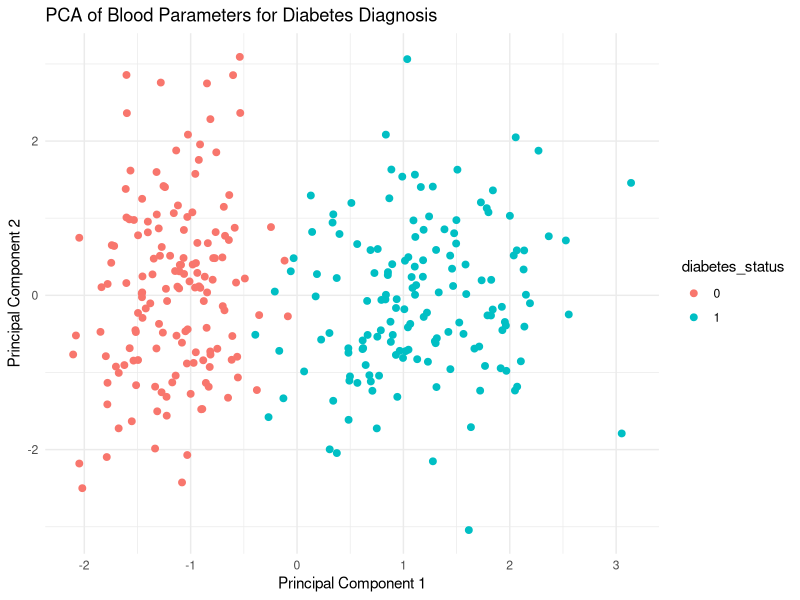

This figure's R source: (Note: this script raises an error after producing the figure.)

#####################
#### Simulating Data:
#####################

# Load necessary libraries
set.seed(123)  # For reproducibility

# Number of individuals
n <- 300

# Simulating blood parameters (Assume some parameters are strongly associated with diabetes)
glucose <- c(rnorm(n/2, mean = 90, sd = 10), rnorm(n/2, mean = 160, sd = 20))  # Lower for non-diabetic, higher for diabetic
insulin <- rnorm(n, mean = 15, sd = 5)     # Normally distributed insulin levels
BMI <- c(rnorm(n/2, mean = 22, sd = 3), rnorm(n/2, mean = 30, sd = 5))         # Lower for non-diabetic, higher for diabetic
age <- rnorm(n, mean = 50, sd = 10)        # Normally distributed age
cholesterol <- rnorm(n, mean = 200, sd = 30) # Normally distributed cholesterol levels


# Simulate diabetes status (1 = diabetes, 0 = no diabetes)
diabetes_status <- c(rep(0, n/2), rep(1, n/2))  # First half non-diabetic, second half diabetic


# Combine data into a dataframe
data <- data.frame(glucose, insulin, BMI, age, cholesterol, diabetes_status)

# Display first few rows of the data
head(data)

##################################
#### Diagnosing Diabetes Using PCA
##################################

# Perform PCA on the blood parameters (excluding the diabetes status)
pca_result <- prcomp(data[, 1:5], scale. = TRUE)  # Scaling the data

# Display summary of PCA results
summary(pca_result)

# Plot the PCA results
library(ggplot2)
pca_data <- as.data.frame(pca_result$x)
pca_data$diabetes_status <- as.factor(data$diabetes_status)

# Plotting the first two principal components
ggplot(pca_data, aes(x = PC1, y = PC2, color = diabetes_status)) +
  geom_point(size = 2) +
  labs(title = "PCA of Blood Parameters for Diabetes Diagnosis",
       x = "Principal Component 1",
       y = "Principal Component 2") +
  theme_minimal()

# The PCA plot we've generated shows a clear separation between the diabetic and non-diabetic groups along the first principal component (PC1). 
# This separation suggests that PC1 captures most of the variation related to diabetes status.
# To determine which blood parameters are strongly related to diabetes, you should examine the loadings of each parameter on the principal components.
# The loadings indicate how much each original variable (blood parameter) contributes to each principal component.

# Extract the loadings (contributions of each variable to the principal components)
loadings <- pca_result$rotation

# Display the loadings for the first two principal components
loadings[, 1:2]

# Based on the loadings we see below, here's how you can interpret which blood parameters are strongly related to diabetes:
##                    PC1         PC2
## glucose     0.69983720 -0.08780282
## insulin     0.07479256  0.57313484
## BMI         0.70389056 -0.05491851
## age         0.03481210  0.73055140
## cholesterol 0.08921981  0.35649085

## Principal Component 1 (PC1):
## Glucose (0.700) and BMI (0.704) have high positive loadings on PC1.
## This suggests that both glucose and BMI are the most influential parameters in distinguishing between diabetic and non-diabetic individuals.
## Since PC1 separates the two groups, these parameters are likely to be strongly related to diabetes status.

## Principal Component 2 (PC2):
## Age (0.731) and Insulin (0.573) have high positive loadings on PC2.
## PC2 captures some variation that is not directly related to the primary separation of diabetes status but might be linked to other underlying factors or patterns within the data.

## Summary:
## Glucose and BMI are the primary contributors to the separation along PC1, indicating that these parameters are the most strongly related to diabetes in your dataset.
## Age and Insulin contribute to PC2, which might indicate their relevance in explaining other variations in the data that are not directly related to diabetes diagnosis.
## Cholesterol has relatively low loadings on both PC1 and PC2, suggesting it plays a lesser role in distinguishing diabetes status in this analysis.



#################################
### Logistic regression analysis
#################################

# Assuming your data is in a dataframe called `data` with columns for each parameter
# and a binary outcome `diabetes_status` (0 = non-diabetic, 1 = diabetic)

# Fit the logistic regression model
logistic_model <- glm(diabetes_status ~ glucose + insulin + BMI + age + cholesterol, 
                      data = data, 
                      family = binomial)

# Summarize the model to see the p-values
summary(logistic_model)

## There are warnings messages as follow: 
## Warning messages:
## 1: glm.fit: algorithm did not converge 
## 2: glm.fit: fitted probabilities numerically 0 or 1 occurred 
## The warnings indicate that the logistic regression model is having trouble fitting the data. 
## This can happen when the predictors perfectly separate the classes or when the data has extreme values.
## Here’s how you can address these issues:

### 1. Check for Multicollinearity:
	# High multicollinearity among predictors can cause instability in the model.
	# Use the Variance Inflation Factor (VIF) to check for multicollinearity.
	# If VIF values are high (typically above 5 or 10), consider removing or combining highly correlated predictors.

# Install and load the car package if not already installed
install.packages("car")
library(car)

# Calculate VIF
vif(logistic_model)

##     glucose     insulin         BMI         age cholesterol 
##    1.188719    3.856907    2.949668    5.703274    1.168852 

### 2. Regularization:
	# If multicollinearity is not the issue, consider using penalized regression methods like Ridge 
	# or Lasso regression, which can handle cases where predictors are highly correlated or when the model is prone to overfitting.

# For Lasso
library(glmnet)

# Prepare the data
x <- model.matrix(diabetes_status ~ glucose + insulin + BMI + age + cholesterol, data)[, -1]
y <- data$diabetes_status

# Fit the Lasso model with cross-validation
cv_lasso <- cv.glmnet(x, y, family = "binomial", alpha = 1)  # Lasso, alpha = 1

# Optimal lambda from cross-validation
best_lambda_lasso <- cv_lasso$lambda.min

# Fit the final Lasso model using the best lambda
final_lasso_model <- glmnet(x, y, family = "binomial", alpha = 1, lambda = best_lambda_lasso)

# Extract coefficients
lasso_coefficients <- coef(final_lasso_model)

# Display coefficients
print(lasso_coefficients)

## 6 x 1 sparse Matrix of class "dgCMatrix"
                      s0
## (Intercept) -52.67418755
## glucose       0.33672902
## insulin       0.02552832
## BMI           0.30090197
## age           .         
## cholesterol   0.01718897

## Summary of Findings:
## Significant Predictors: Glucose and BMI have the largest coefficients and are included in the final model, indicating they are the most important predictors of diabetes in this Lasso model.
## Insulin and Cholesterol: Both have non-zero coefficients but are less influential compared to glucose and BMI.
## Age: Is excluded from the model by Lasso regularization, suggesting it is not important for predicting diabetes in this context.


# For Ridge Regression

# Fit the Ridge model with cross-validation
cv_ridge <- cv.glmnet(x, y, family = "binomial", alpha = 0)  # Ridge, alpha = 0

# Optimal lambda for Ridge
best_lambda_ridge <- cv_ridge$lambda.min

# Fit the final Ridge model using the best lambda
final_ridge_model <- glmnet(x, y, family = "binomial", alpha = 0, lambda = best_lambda_ridge)

# Extract coefficients
ridge_coefficients <- coef(final_ridge_model)

# Display coefficients
print(ridge_coefficients)

## > print(ridge_coefficients)
## 6 x 1 sparse Matrix of class "dgCMatrix"
                       s0
## (Intercept) -10.534199508
## glucose       0.047065065
## insulin       0.019071472
## BMI           0.154171331
## age          -0.006581047
## cholesterol   0.003793110

## Summary:
## BMI and glucose are the most influential parameters in this Ridge model, with the largest positive coefficients.
## Insulin and cholesterol have smaller coefficients but still contribute positively to diabetes risk.
## Age has a negative coefficient in this model, suggesting it may not be a strong predictor or might be counterintuitive given the dataset and regularization applied.





##################
### Random forest
##################

# Install and load necessary libraries
if (!require(randomForest)) install.packages("randomForest", dependencies=TRUE)
library(randomForest)

# Load the simulated data (assuming you have it as 'data' from previous steps)
# data <- ... # Use the previously simulated data

# Convert diabetes_status to a factor for classification
data$diabetes_status <- as.factor(data$diabetes_status)

# Split the data into training and testing sets (80% train, 20% test)
set.seed(123)  # For reproducibility
train_indices <- sample(1:nrow(data), 0.8 * nrow(data))
train_data <- data[train_indices, ]
test_data <- data[-train_indices, ]

# Build Random Forest model
rf_model <- randomForest(diabetes_status ~ ., data = train_data, importance = TRUE, ntree = 100)

# Print the model summary
print(rf_model)

# Predict on the test data
predictions <- predict(rf_model, newdata = test_data)

# Confusion matrix to evaluate the model
confusion_matrix <- table(test_data$diabetes_status, predictions)
print(confusion_matrix)

# Calculate accuracy
accuracy <- sum(diag(confusion_matrix)) / sum(confusion_matrix)
cat("Accuracy:", accuracy, "\n")

# Plot feature importance
importance_plot <- importance(rf_model)
print(importance_plot)

# Optional: Plot feature importance using ggplot2
## The plot shows the importance of each blood parameter in the Random Forest model, 
## helping you identify which parameters are most relevant for predicting diabetes.

library(ggplot2)
importance_df <- as.data.frame(importance_plot)
importance_df$Feature <- rownames(importance_df)
ggplot(importance_df, aes(x = reorder(Feature, MeanDecreaseGini), y = MeanDecreaseGini)) +
  geom_bar(stat = "identity") +
  coord_flip() +
  labs(title = "Feature Importance from Random Forest",
       x = "Feature",
       y = "Mean Decrease in Gini Index") +
  theme_minimal()

## The plot shows the Mean Decrease in Gini Index (or Mean Decrease in Accuracy) for each feature. 
## This metric represents the importance of each feature in the model.
## A higher value indicates a more important feature. 
## Features with higher importance are more useful in making accurate predictions.

## In the figure, the length of each bar in the plot corresponds to the Mean Decrease in Gini Index.
## Longer bars indicate higher importance.

## Features are ordered based on their importance. 
## Features at the top of the list (with longer bars) are more influential in the Random Forest model.

